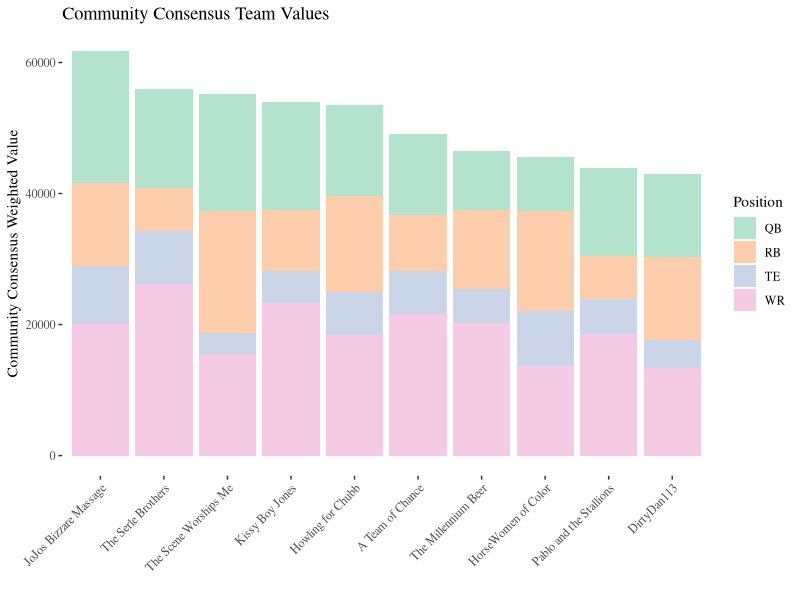
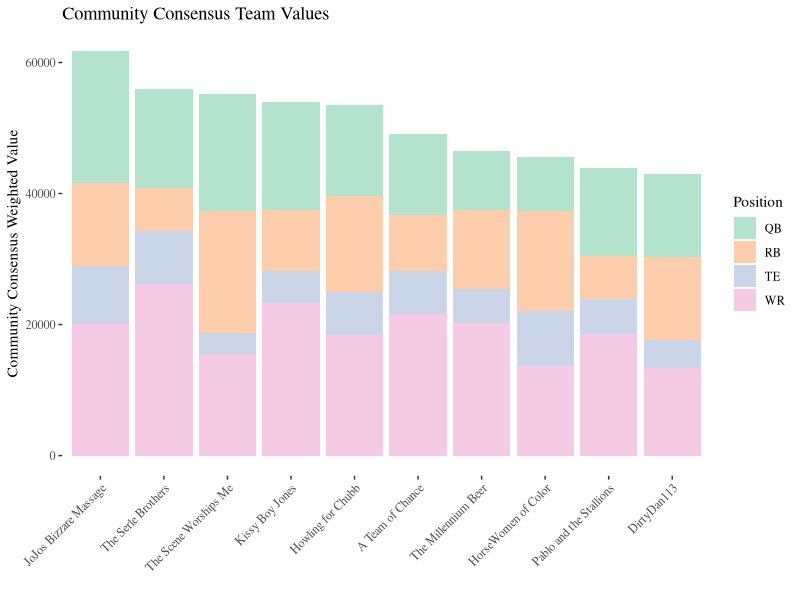

The R script that drew these images, in order: (Note: this script raises an error after producing the figures.)
################################################################################
#
# Weekly Junk Analysis Program
#
# Purpose: Take exported rankings and generate a value for each team
# then output snippets of analysis for inclusion in the weekly junk
#
# Dependency: For most up to date data, run these programs first
#        1. scripts/fantasycalc_scrape.R
#        2. scripts/ktc_scrape.R
#        3. scripts/combine_data_analysis.R
#
# Imports: final_data/combined_analysis_weighted_bi_norm_values.csv
#
# Steps: 1. Setup & Import
#        2. Generate team values
#        3. Generate weekly junk snippets
#        4. Save image & export archive
# 
################################################################################

# Step 1: Setup & Import -------------------------------------------------------

# Libraries
library(tidyverse)
library(ggplot2)
library(ggthemes)

# Import files
full_data <- read_csv("final_data/combined_analysis_weighted_bi_norm_values.csv")
prev_full_data <- read_csv("final_data/z_archive/full_data_wj.csv")
prev_total_by_team <- read_csv("final_data/z_archive/total_by_team_wj.csv")

# Step 2: Generate team values -------------------------------------------------

total_by_team <- full_data %>% 
  group_by(team_name, fc_position) %>% 
  summarize(total_value_by_position = sum(weighted_avg_norm)) %>% 
  drop_na(team_name)

# Step 3: Generate weekly junk snippets ----------------------------------------
ggplot(data = total_by_team, mapping = aes(x = reorder(team_name, -total_value_by_position, sum), 
                                           y = total_value_by_position,
                                           fill = fc_position)) + 
  geom_col(position = "stack") +
  theme_tufte() + 
  theme(axis.text.x = element_text(angle = 45, hjust = 1)) +
  scale_fill_brewer(palette = "Pastel2") +
  labs(x = "", y = "Community Consensus Weighted Value",
       title = "Community Consensus Team Values",
       fill = "Position")

# Change in team value
value_change <- full_data %>% 
  left_join(select(prev_full_data, player_name, prev_value = weighted_avg_norm), by = "player_name") %>% 
  mutate(change_in_value = weighted_avg_norm - prev_value,
         perc_change_in_value = change_in_value / prev_value * 100)

# Step 4: Save image & export archive ----------------------------------------
ggsave("final_data/weekly_junk/cctv.pdf")
write_csv(full_data, "final_data/z_archive/full_data_wj.csv")
write_csv(total_by_team, "final_data/z_archive/total_by_team_wj.csv")
